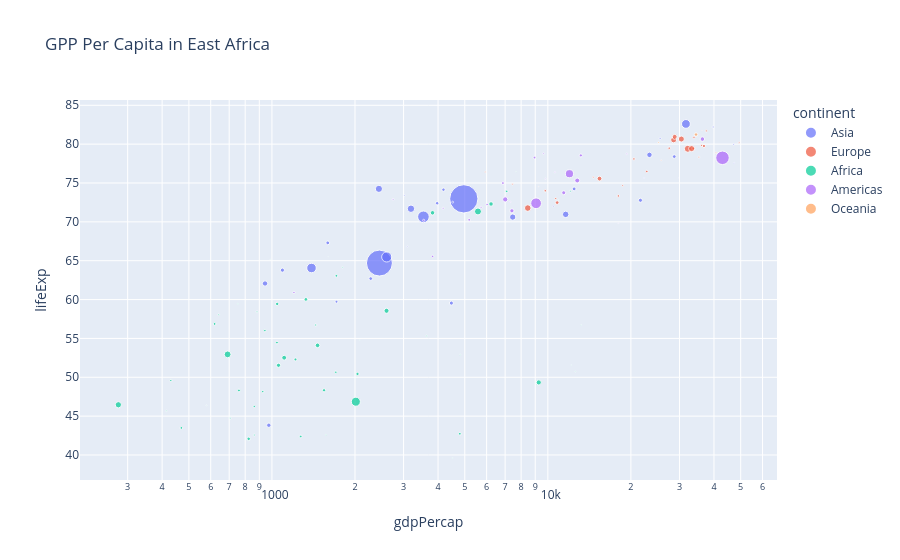

Notebook code for this chart:
### Code cell
fig = px.scatter(df_2007, x='gdpPercap', y='lifeExp', color='continent',
              size = 'pop', hover_name = 'country', log_x = True,
              title = 'GPP Per Capita in East Africa')
fig.show()

### Figure 1 — Plotly figure (JSON) as saved in the notebook; plotly's stock layout.template omitted (floating-point values rounded to 4 significant figures)
{"data": [{"hovertemplate": "<b>%{hovertext}</b><br><br>continent=Asia<br>gdpPercap=%{x}<br>lifeExp=%{y}<br>pop=%{marker.size}<extra></extra>", "hovertext": ["Afghanistan", "Bahrain", "Bangladesh", "Cambodia", "China", "Hong Kong, China", "India", "Indonesia", "Iran", "Iraq", "Israel", "Japan", "Jordan", "Korea, Dem. Rep.", "Korea, Rep.", "Kuwait", "Lebanon", "Malaysia", "Mongolia", "Myanmar", "Nepal", "Oman", "Pakistan", "Philippines", "Saudi Arabia", "Singapore", "Sri Lanka", "Syria", "Taiwan", "Thailand", "Vietnam", "West Bank and Gaza", "Yemen, Rep."], "legendgroup": "Asia", "marker": {"color": "#636efa", "size": [31889923, 708573, 150448339, 14131858, 1318683096, 6980412, 1110396331, 223547000, 69453570, 27499638, 6426679, 127467972, 6053193, 23301725, 49044790, 2505559, 3921278, 24821286, 2874127, 47761980, 28901790, 3204897, 169270617, 91077287, 27601038, 4553009, 20378239, 19314747, 23174294, 65068149, 85262356, 4018332, 22211743], "sizemode": "area", "sizeref": 3297000.0, "symbol": "circle"}, "mode": "markers", "name": "Asia", "orientation": "v", "showlegend": true, "type": "scatter", "x": [974.6, 29800.0, 1391.0, 1714.0, 4959.0, 39720.0, 2452.0, 3541.0, 11610.0, 4471.0, 25520.0, 31660.0, 4519.0, 1593.0, 23350.0, 47310.0, 10460.0, 12450.0, 3096.0, 944.0, 1091.0, 22320.0, 2606.0, 3190.0, 21650.0, 47140.0, 3970.0, 4185.0, 28720.0, 7458.0, 2442.0, 3025.0, 2281.0], "xaxis": "x", "y": [43.83, 75.64, 64.06, 59.72, 72.96, 82.21, 64.7, 70.65, 70.96, 59.55, 80.75, 82.6, 72.53, 67.3, 78.62, 77.59, 71.99, 74.24, 66.8, 62.07, 63.78, 75.64, 65.48, 71.69, 72.78, 79.97, 72.4, 74.14, 78.4, 70.62, 74.25, 73.42, 62.7], "yaxis": "y"}, {"hovertemplate": "<b>%{hovertext}</b><br><br>continent=Europe<br>gdpPercap=%{x}<br>lifeExp=%{y}<br>pop=%{marker.size}<extra></extra>", "hovertext": ["Albania", "Austria", "Belgium", "Bosnia and Herzegovina", "Bulgaria", "Croatia", "Czech Republic", "Denmark", "Finland", "France", "Germany", "Greece", "Hungary", "Iceland", "Ireland", "Italy", "Montenegro", "Netherlands", "Norway", "Poland", "Portugal", "Romania", "Serbia", "Slovak Republic", "Slovenia", "Spain", "Sweden", "Switzerland", "Turkey", "United Kingdom"], "legendgroup": "Europe", "marker": {"color": "#EF553B", "size": [3600523, 8199783, 10392226, 4552198, 7322858, 4493312, 10228744, 5468120, 5238460, 61083916, 82400996, 10706290, 9956108, 301931, 4109086, 58147733, 684736, 16570613, 4627926, 38518241, 10642836, 22276056, 10150265, 5447502, 2009245, 40448191, 9031088, 7554661, 71158647, 60776238], "sizemode": "area", "sizeref": 3297000.0, "symbol": "circle"}, "mode": "markers", "name": "Europe", "orientation": "v", "showlegend": true, "type": "scatter", "x": [5937.0, 36130.0, 33690.0, 7446.0, 10680.0, 14620.0, 22830.0, 35280.0, 33210.0, 30470.0, 32170.0, 27540.0, 18010.0, 36180.0, 40680.0, 28570.0, 9254.0, 36800.0, 49360.0, 15390.0, 20510.0, 10810.0, 9787.0, 18680.0, 25770.0, 28820.0, 33860.0, 37510.0, 8458.0, 33200.0], "xaxis": "x", "y": [76.42, 79.83, 79.44, 74.85, 73.0, 75.75, 76.49, 78.33, 79.31, 80.66, 79.41, 79.48, 73.34, 81.76, 78.89, 80.55, 74.54, 79.76, 80.2, 75.56, 78.1, 72.48, 74.0, 74.66, 77.93, 80.94, 80.88, 81.7, 71.78, 79.42], "yaxis": "y"}, {"hovertemplate": "<b>%{hovertext}</b><br><br>continent=Africa<br>gdpPercap=%{x}<br>lifeExp=%{y}<br>pop=%{marker.size}<extra></extra>", "hovertext": ["Algeria", "Angola", "Benin", "Botswana", "Burkina Faso", "Burundi", "Cameroon", "Central African Republic", "Chad", "Comoros", "Congo, Dem. Rep.", "Congo, Rep.", "Cote d'Ivoire", "Djibouti", "Egypt", "Equatorial Guinea", "Eritrea", "Ethiopia", "Gabon", "Gambia", "Ghana", "Guinea", "Guinea-Bissau", "Kenya", "Lesotho", "Liberia", "Libya", "Madagascar", "Malawi", "Mali", "Mauritania", "Mauritius", "Morocco", "Mozambique", "Namibia", "Niger", "Nigeria", "Reunion", "Rwanda", "Sao Tome and Principe", "Senegal", "Sierra Leone", "Somalia", "South Africa", "Sudan", "Swaziland", "Tanzania", "Togo", "Tunisia", "Uganda", "Zambia", "Zimbabwe"], "legendgroup": "Africa", "marker": {"color": "#00cc96", "size": [33333216, 12420476, 8078314, 1639131, 14326203, 8390505, 17696293, 4369038, 10238807, 710960, 64606759, 3800610, 18013409, 496374, 80264543, 551201, 4906585, 76511887, 1454867, 1688359, 22873338, 9947814, 1472041, 35610177, 2012649, 3193942, 6036914, 19167654, 13327079, 12031795, 3270065, 1250882, 33757175, 19951656, 2055080, 12894865, 135031164, 798094, 8860588, 199579, 12267493, 6144562, 9118773, 43997828, 42292929, 1133066, 38139640, 5701579, 10276158, 29170398, 11746035, 12311143], "sizemode": "area", "sizeref": 3297000.0, "symbol": "circle"}, "mode": "markers", "name": "Africa", "orientation": "v", "showlegend": true, "type": "scatter", "x": [6223.0, 4797.0, 1441.0, 12570.0, 1217.0, 430.1, 2042.0, 706.0, 1704.0, 986.1, 277.6, 3633.0, 1545.0, 2082.0, 5581.0, 12150.0, 641.4, 690.8, 13210.0, 752.7, 1328.0, 942.7, 579.2, 1463.0, 1569.0, 414.5, 12060.0, 1045.0, 759.3, 1043.0, 1803.0, 10960.0, 3820.0, 823.7, 4811.0, 619.7, 2014.0, 7670.0, 863.1, 1598.0, 1712.0, 862.5, 926.1, 9270.0, 2602.0, 4513.0, 1107.0, 883.0, 7093.0, 1056.0, 1271.0, 469.7], "xaxis": "x", "y": [72.3, 42.73, 56.73, 50.73, 52.3, 49.58, 50.43, 44.74, 50.65, 65.15, 46.46, 55.32, 48.33, 54.79, 71.34, 51.58, 58.04, 52.95, 56.73, 59.45, 60.02, 56.01, 46.39, 54.11, 42.59, 45.68, 73.95, 59.44, 48.3, 54.47, 64.16, 72.8, 71.16, 42.08, 52.91, 56.87, 46.86, 76.44, 46.24, 65.53, 63.06, 42.57, 48.16, 49.34, 58.56, 39.61, 52.52, 58.42, 73.92, 51.54, 42.38, 43.49], "yaxis": "y"}, {"hovertemplate": "<b>%{hovertext}</b><br><br>continent=Americas<br>gdpPercap=%{x}<br>lifeExp=%{y}<br>pop=%{marker.size}<extra></extra>", "hovertext": ["Argentina", "Bolivia", "Brazil", "Canada", "Chile", "Colombia", "Costa Rica", "Cuba", "Dominican Republic", "Ecuador", "El Salvador", "Guatemala", "Haiti", "Honduras", "Jamaica", "Mexico", "Nicaragua", "Panama", "Paraguay", "Peru", "Puerto Rico", "Trinidad and Tobago", "United States", "Uruguay", "Venezuela"], "legendgroup": "Americas", "marker": {"color": "#ab63fa", "size": [40301927, 9119152, 190010647, 33390141, 16284741, 44227550, 4133884, 11416987, 9319622, 13755680, 6939688, 12572928, 8502814, 7483763, 2780132, 108700891, 5675356, 3242173, 6667147, 28674757, 3942491, 1056608, 301139947, 3447496, 26084662], "sizemode": "area", "sizeref": 3297000.0, "symbol": "circle"}, "mode": "markers", "name": "Americas", "orientation": "v", "showlegend": true, "type": "scatter", "x": [12780.0, 3822.0, 9066.0, 36320.0, 13170.0, 7007.0, 9645.0, 8948.0, 6025.0, 6873.0, 5728.0, 5186.0, 1202.0, 3548.0, 7321.0, 11980.0, 2749.0, 9809.0, 4173.0, 7409.0, 19330.0, 18010.0, 42950.0, 10610.0, 11420.0], "xaxis": "x", "y": [75.32, 65.55, 72.39, 80.65, 78.55, 72.89, 78.78, 78.27, 72.23, 74.99, 71.88, 70.26, 60.92, 70.2, 72.57, 76.19, 72.9, 75.54, 71.75, 71.42, 78.75, 69.82, 78.24, 76.38, 73.75], "yaxis": "y"}, {"hovertemplate": "<b>%{hovertext}</b><br><br>continent=Oceania<br>gdpPercap=%{x}<br>lifeExp=%{y}<br>pop=%{marker.size}<extra></extra>", "hovertext": ["Australia", "New Zealand"], "legendgroup": "Oceania", "marker": {"color": "#FFA15A", "size": [20434176, 4115771], "sizemode": "area", "sizeref": 3297000.0, "symbol": "circle"}, "mode": "markers", "name": "Oceania", "orientation": "v", "showlegend": true, "type": "scatter", "x": [34440.0, 25190.0], "xaxis": "x", "y": [81.23, 80.2], "yaxis": "y"}], "layout": {"legend": {"itemsizing": "constant", "title": {"text": "continent"}, "tracegroupgap": 0}, "title": {"text": "GPP Per Capita in East Africa"}, "xaxis": {"anchor": "y", "domain": [0, 1], "title": {"text": "gdpPercap"}, "type": "log"}, "yaxis": {"anchor": "x", "domain": [0, 1], "title": {"text": "lifeExp"}}}}
